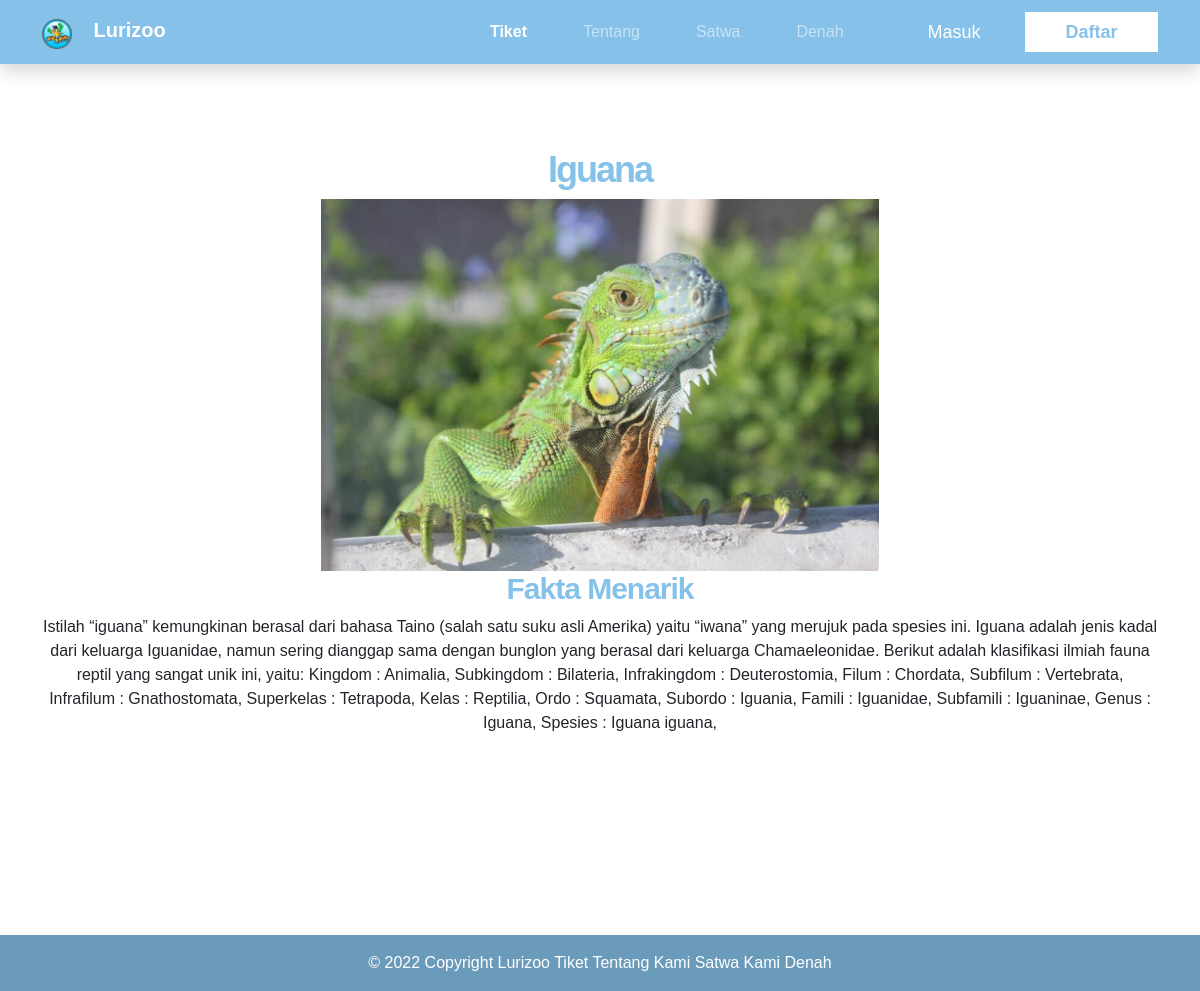
The app's page /detail-satwa.php?id=22 with its own data.
### tables this page shows
CREATE TABLE `satwa` (
  `id_satwa` int(11) NOT NULL,
  `nama_binatang` varchar(200) NOT NULL,
  `gambar` varchar(255) NOT NULL,
  `deskripsi_satwa` text NOT NULL
);

### detail-satwa.php (the view, shortened to what this page needs)
<?php
	include_once "db/dbconnect.php";
	$satwa = mysqli_query($conn, "SELECT * FROM satwa WHERE id_satwa = '".$_GET['id']."' ");
	$p = mysqli_fetch_object($satwa);
?>
<!DOCTYPE html>
<html lang="en">
  <head>
    <link
      href="https://cdn.jsdelivr.net/npm/bootstrap@5.0.2/dist/css/bootstrap.min.css"
      rel="stylesheet"
    />
    <link href="css/bootstrap.min.css" rel="stylesheet" />
    <link href="css/bootstrap-icons.css" rel="stylesheet" />
    <link href="css/templatemo-kind-heart-charity.css" rel="stylesheet" />
    <link
      rel="stylesheet"
      href="https://maxcdn.bootstrapcdn.com/font-awesome/4.5.0/css/font-awesome.min.css"
    />
    <link rel="stylesheet" href="css/style-hewan.css" />
  </head>
  <body>
        <nav
      class="navbar navbar-expand-lg navbar-dark position-fixed w-100 shadow"
    >
      <div class="container">
        <a class="navbar-brand" href="index.php">
          <img
            src="assets/img/LOGO.png"
            alt=""
            width="30"
            class="d-inline-block align-text-top me-3"
          />
          Lurizoo</a
        >
        <div class="collapse navbar-collapse" id="navbarNav">
          <ul class="navbar-nav me-3 mx-auto">
            <li class="nav-item mx-2">
              <a class="nav-link active" aria-current="page" href="tiket.php"
                >Tiket</a
              >
            </li>
            <li class="nav-item mx-2">
              <a class="nav-link" href="about.php">Tentang</a>
            </li>
            <li class="nav-item mx-2">
              <a class="nav-link" href="satwa.php">Satwa</a>
            </li>
            <li class="nav-item mx-2">
              <a class="nav-link" href="denah.php">Denah</a>
            </li>
          </ul>
          <div>
            <button class="button-secondary">
              <a style="text-decoration: none; color: #fff" href="login.php"
                >Masuk</a
              >
            </button>
            <button class="button-primary">
              <a
                style="text-decoration: none; color: #85c1e9"
                href="signin.php"
                >Daftar</a
              >
            </button>
          </div>
        </div>
      </div>
    </nav>
    <section id="hewan">
        <div class="container">
            <div class="row">
                <div class="col-12 text-center mt-5">
                  <h2><?php echo $p->nama_binatang ?></h2>
                  <img src="<?php echo $p->gambar ?>" width="50%">
                  <h3>Fakta Menarik</h3>
                  <?php echo $p->deskripsi_satwa ?>
                </div>
            </div>
        </div>
    </section>
    <footer class="text-center text-lg-start">
      <div class="text-center p-3" style="background-color: rgba(0, 0, 0, 0.2); color: #fff;">
        © 2022 Copyright Lurizoo
        <a class="text-white" href="tiket.php">Tiket</a>
        <a class="text-white" href="about.php">Tentang Kami</a>
        <a class="text-white" href="satwa.php">Satwa Kami</a>
        <a class="text-white" href="denah.php">Denah</a>
      </div>
    </footer>
    </body>
  </html>

### css/templatemo-kind-heart-charity.css (style rules this page uses)
:root { --white-color: #ffffff; --primary-color: #5bc1ac; --secondary-color: #5a6f80; --section-bg-color: #f0f8ff; --site-footer-bg-color: #44525d; --custom-btn-bg-color: #597081; --custom-btn-bg-hover-color: #5bc1ac; --dark-color: #000000; --p-color: #717275; --border-color: #e9eaeb; --body-font-family: 'Metropolis', sans-serif; --h1-font-size: 52px; --h2-font-size: 46px; --h3-font-size: 32px; --h4-font-size: 28px; --h5-font-size: 24px; --h6-font-size: 22px; --p-font-size: 16px; --btn-font-size: 18px; --copyright-font-size: 14px; --border-radius-large: 100px; --border-radius-medium: 20px; --border-radius-small: 10px; --font-weight-light: 300; --font-weight-normal: 400; --font-weight-semibold: 600; --font-weight-bold: 700; }
body { background-color: var(--white-color); font-family: var(--body-font-family); }
h2, h3, h4, h5, h6 { color: var(--dark-color); }
h1, h2, h3, h4, h5, h6 { font-weight: var(--font-weight-semibold); letter-spacing: -1px; }
h2 { color: var(--secondary-color); font-size: var(--h2-font-size); letter-spacing: -2px; }
h3 { font-size: var(--h3-font-size); }
ul li { color: var(--p-color); font-size: var(--p-font-size); font-weight: var(--font-weight-normal); }
a, button { touch-action: manipulation; transition: all 0.3s; }
a { color: var(--p-color); text-decoration: none; }
.navbar { background: var(--white-color); z-index: 9; padding-top: 0; padding-bottom: 0; }
.navbar-brand { color: var(--primary-color); font-size: var(--h6-font-size); font-weight: var(--font-weight-bold); }
.navbar-expand-lg .navbar-nav .nav-link { margin-right: 0; margin-left: 0; padding: 20px; }
.navbar-nav .nav-link { display: inline-block; color: var(--p-color); font-size: var(--p-font-size); font-weight: var(--font-weight-medium); position: relative; padding-top: 15px; padding-bottom: 15px; }
.navbar-nav .nav-link.active, .navbar-nav .nav-link:hover { background: transparent; color: var(--primary-color); }

### css/style-hewan.css (style rules this page uses)
.navbar { background-color: #85c1e9; z-index: 100; }
.navbar-brand { font-weight: 700; font-size: 20px; }
.nav-link { font-size: 18px; }
.nav-link.active { font-weight: 700; }
.button-primary { width: 133px; height: 40px; background-color: #fff; color: var(--pr-color); border: none; font-size: 18px; font-weight: 700; }
.button-secondary { width: 133px; height: 40px; background-color: transparent; color: #fff; border: none; font-size: 18px; font-weight: 400; }
#hewan { padding: 100px 0; }
h2 { font-size: 36px; font-weight: 700; color: #85c1e9; }
h3 { font-size: 30px; font-weight: 600; color: #85c1e9; }
footer { margin-top: 100px; background-color: #85c1e9; }

### records on screen
satwa: nama_binatang "Iguana", gambar (picture), deskripsi_satwa "Istilah “iguana” kemungkinan berasal dari bahasa Taino (salah satu suku asli Amerika) yaitu “iwana” yang merujuk pada spesies ini. Iguana adalah jenis kadal dari keluarga Iguanidae, namun sering dianggap sama dengan bunglon yang berasal dari keluarga Chamaeleonidae. Berikut adalah klasifikasi ilmiah fauna reptil yang sangat unik ini, yaitu: Kingdom : Animalia, Subkingdom : Bilateria, Infrakingdom : Deuterostomia, Filum : Chordata, Subfilum : Vertebrata, Infrafilum : Gnathostomata, Superkelas : Tetrapoda, Kelas : Reptilia, Ordo : Squamata, Subordo : Iguania, Famili : Iguanidae, Subfamili : Iguaninae, Genus : Iguana, Spesies : Iguana iguana,"
